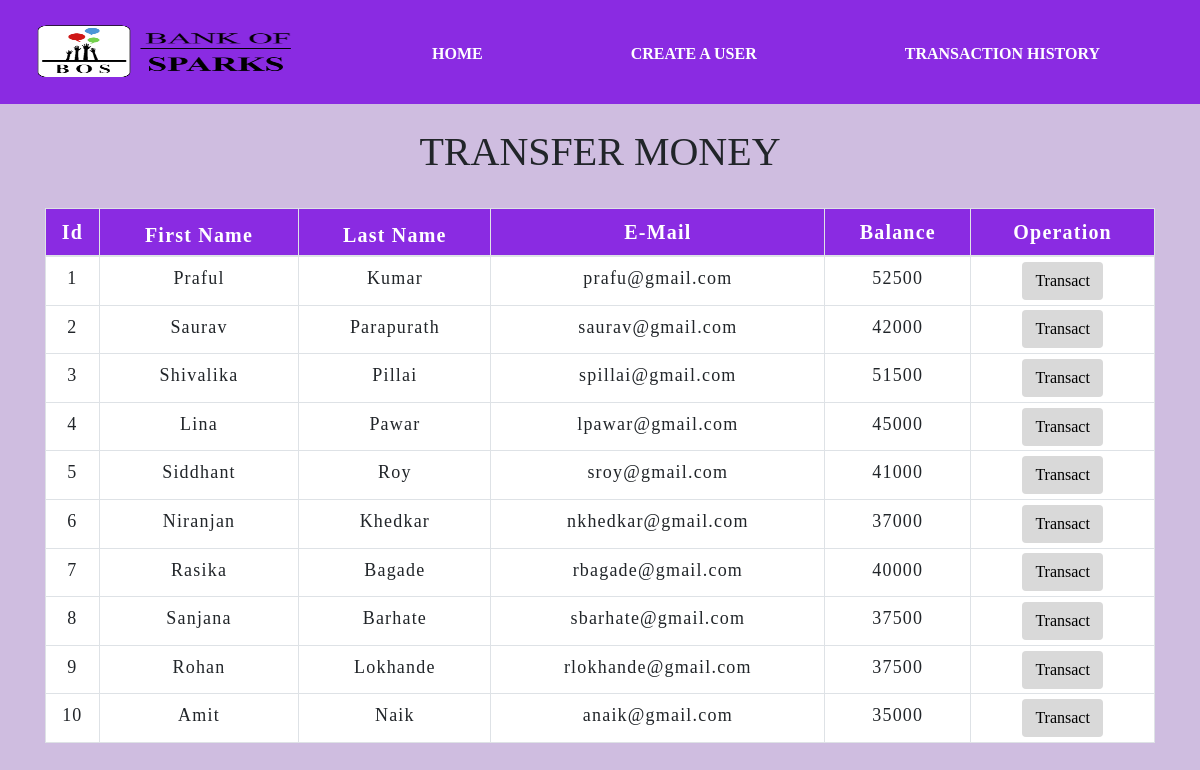
The app's page /transfermoney.php with its own data.
### tables this page shows
CREATE TABLE `users` (
  `id` int(3) NOT NULL,
  `fname` text NOT NULL,
  `lname` text NOT NULL,
  `email` varchar(30) NOT NULL,
  `balance` int(8) NOT NULL
);

### transfermoney.php (the view, shortened to what this page needs)
<!DOCTYPE html>
<html lang="en">
<head>
    <link rel="stylesheet" href="https://maxcdn.bootstrapcdn.com/bootstrap/4.0.0/css/bootstrap.min.css">
</head>
<body>
<?php
    include 'config.php';
    $sql = "SELECT * FROM users";
    $result = mysqli_query($conn,$sql);
?>
<div class="homenav">
<img src="img/boslogo.png">
  <ul>
    <li><a href="index.php"><b>HOME</b></a></li>
    <li><a href="createuser.php"><b>CREATE A USER</b></a></li>
    <li><a href="transactionhistory.php"><b>TRANSACTION HISTORY</b></a></li>
</ul>
</div>
<div class="container">
        <h2 class="text-center pt-4">TRANSFER MONEY</h2>
        <br>
            <div class="row">
                <div class="col">
                    <div class="table-responsive-sm">
                    <table class="table table-hover table-sm table-striped table-condensed table-bordered">
                        <thead>
                            <tr>
                            <th scope="col" class="text-center py-2">Id</th>
                            <th class="text-center">First Name</th>
                            <th class="text-center">Last Name</th>
                            <th scope="col" class="text-center py-2">E-Mail</th>
                            <th scope="col" class="text-center py-2">Balance</th>
                            <th scope="col" class="text-center py-2">Operation</th>
                            </tr>
                        </thead>
                        <tbody>
                <?php
                    while($rows=mysqli_fetch_assoc($result)){
                ?>
                    <tr>
                        <td class="py-2"><?php echo $rows['id'] ?></td>
                        <td class="py-2"><?php echo $rows['fname'] ?></td>
                        <td class="py-2"><?php echo $rows['lname'] ?></td>
                        <td class="py-2"><?php echo $rows['email']?></td>
                        <td class="py-2"><?php echo $rows['balance']?></td>
                        <td><a href="selecteduserdetail.php?id= <?php echo $rows['id'] ;?>"> <button type="button" class="btn">Transact</button></a></td>
                    </tr>
                <?php
                    }
                ?>
                        </tbody>
                    </table>
                    </div>
                </div>
            </div>
         </div>
</body>
</html>

### transfermoney.php (style rules this page uses)
button { transition: 1.5s; }
.homenav { height: 13vh; background-color: blueviolet; width: 100%; }
.homenav ul { display: grid; width: 64%; margin-left: 36%; grid-gap: 4vw; grid-template-columns: repeat(3, auto); padding-top: 5.3vh; }
.homenav img { position:absolute; height: 7vh; width: 270px; top:3vh; left:3%; }
.homenav ul li { list-style: none; font-family: 'Times New Roman'; }
.homenav ul li a { color: white; text-decoration: none; }
body { background-color: rgb(207, 189, 224); font-family: 'Times New Roman'; }
* { padding: 0; margin: 0; box-sizing: border-box; font-family: 'Times New Roman', Times, serif; }
h2 { font-size: 40px; }
table { letter-spacing: 1.2px; font-size:18px; }
th { background-color:blueviolet; font-size:20px; color:white; }
td { text-align: center; background-color:white; }
button { border:none; background: #d9d9d9; transition: 1s; }

### records on screen
users: id "1", fname "Praful", lname "Kumar", email "prafu@gmail.com", balance "52500"
users: id "2", fname "Saurav", lname "Parapurath", email "saurav@gmail.com", balance "42000"
users: id "3", fname "Shivalika", lname "Pillai", email "spillai@gmail.com", balance "51500"
users: id "4", fname "Lina", lname "Pawar", email "lpawar@gmail.com", balance "45000"
users: id "5", fname "Siddhant", lname "Roy", email "sroy@gmail.com", balance "41000"
users: id "6", fname "Niranjan", lname "Khedkar", email "nkhedkar@gmail.com", balance "37000"
users: id "7", fname "Rasika", lname "Bagade", email "rbagade@gmail.com", balance "40000"
users: id "8", fname "Sanjana", lname "Barhate", email "sbarhate@gmail.com", balance "37500"
users: id "9", fname "Rohan", lname "Lokhande", email "rlokhande@gmail.com", balance "37500"
users: id "10", fname "Amit", lname "Naik", email "anaik@gmail.com", balance "35000"
